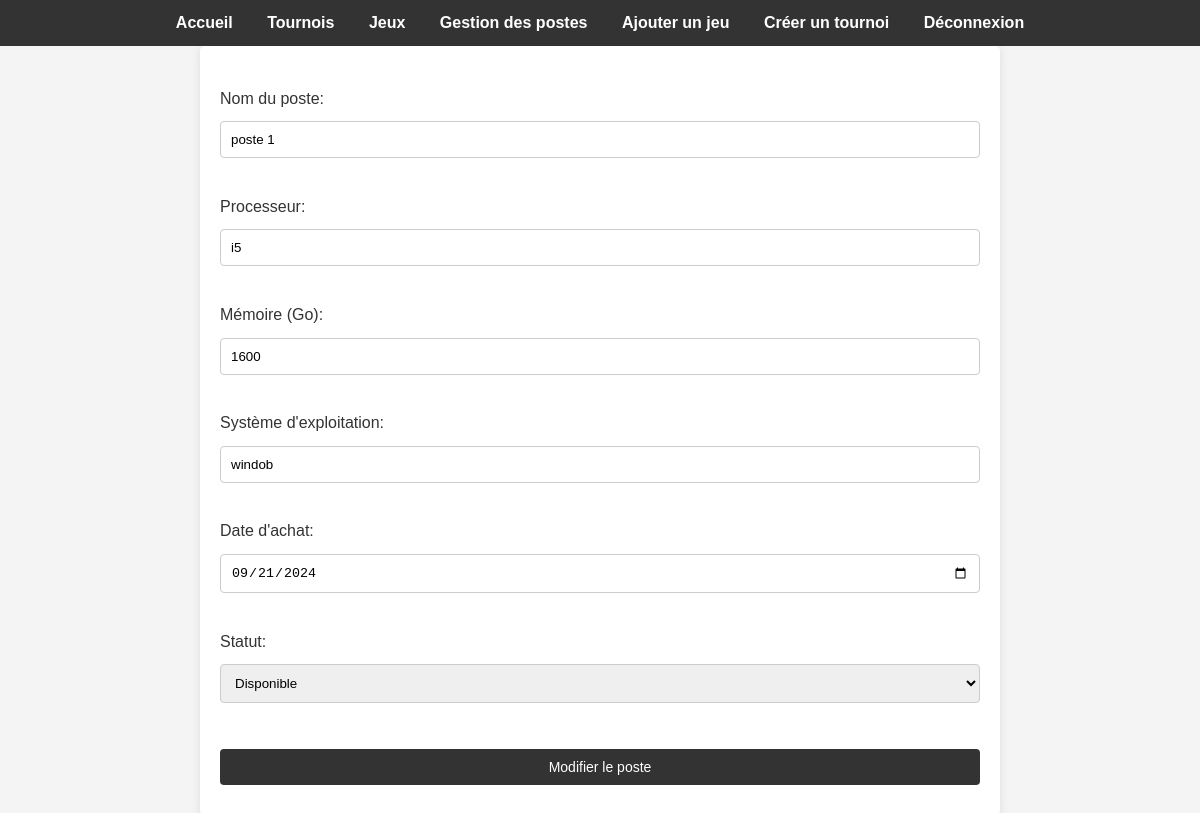
The page /index.php?route=manage_postes&action=edit&id=1 (signed in) on the database its author committed.
### tables this page shows
CREATE TABLE `postes` (
  `id` int(11) NOT NULL,
  `nom` varchar(100) NOT NULL,
  `processeur` varchar(100) NOT NULL,
  `memoire` int(11) NOT NULL,
  `systeme_exploitation` varchar(100) NOT NULL,
  `date_achat` date NOT NULL,
  `statut` enum('disponible','en maintenance','hors service') NOT NULL
);

### views/edit_postes.php (the view, shortened to what this page needs)
<form method="post" action="index.php?route=manage_postes">
    <label for="nom">Nom du poste:</label>
    <input type="text" id="nom" name="nom" value="<?= htmlspecialchars($poste['nom']) ?>" required><br>
    <label for="processeur">Processeur:</label>
    <input type="text" id="processeur" name="processeur" value="<?= htmlspecialchars($poste['processeur']) ?>" required><br>
    <label for="memoire">Mémoire (Go):</label>
    <input type="number" id="memoire" name="memoire" value="<?= htmlspecialchars($poste['memoire']) ?>" required><br>
    <label for="systeme_exploitation">Système d'exploitation:</label>
    <input type="text" id="systeme_exploitation" name="systeme_exploitation" value="<?= htmlspecialchars($poste['systeme_exploitation']) ?>" required><br>
    <label for="date_achat">Date d'achat:</label>
    <input type="date" id="date_achat" name="date_achat" value="<?= htmlspecialchars($poste['date_achat']) ?>" required><br>
    <label for="statut">Statut:</label>
    <select id="statut" name="statut" required>
        <option value="disponible" <?= $poste['statut'] === 'disponible' ? 'selected' : '' ?>>Disponible</option>
    </select><br>
    <button type="submit">Modifier le poste</button>
</form>

### css/style.css (style rules this page uses)
* { margin: 0; padding: 0; box-sizing: border-box; }
body { font-family: Arial, sans-serif; line-height: 1.6; background-color: #f4f4f4; color: #333; }
form { margin-top: 20px; }
form input, form button, form select { display: block; width: 100%; margin: 10px 0; padding: 10px; border: 1px solid #ccc; border-radius: 4px; }
form button { background: #333; color: #fff; border: none; cursor: pointer; }
button, .btn { padding: 10px 15px; font-size: 14px; border: none; border-radius: 4px; cursor: pointer; }

### rows shown on the page
postes: nom "poste 1", processeur "i5", memoire "1600", systeme_exploitation "windob", date_achat "09/21/2024", statut "Disponible"
